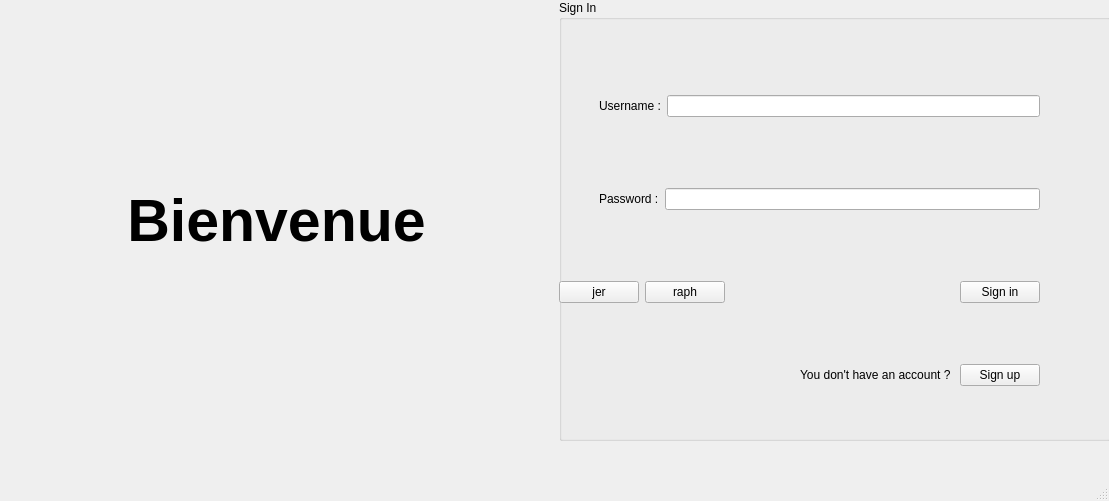
<?xml version="1.0" encoding="UTF-8"?>
<ui version="4.0">
 <class>LoginWindow</class>
 <widget class="QMainWindow" name="LoginWindow">
  <property name="geometry">
   <rect>
    <x>0</x>
    <y>0</y>
    <width>1109</width>
    <height>501</height>
   </rect>
  </property>
  <property name="windowTitle">
   <string>Login</string>
  </property>
  <widget class="QWidget" name="centralwidget">
   <widget class="QWidget" name="horizontalLayoutWidget">
    <property name="geometry">
     <rect>
      <x>0</x>
      <y>0</y>
      <width>1111</width>
      <height>441</height>
     </rect>
    </property>
    <layout class="QHBoxLayout" name="horizontalLayout_4">
     <item>
      <layout class="QVBoxLayout" name="verticalLayout">
       <item>
        <spacer name="verticalSpacer_4">
         <property name="orientation">
          <enum>Qt::Vertical</enum>
         </property>
         <property name="sizeHint" stdset="0">
          <size>
           <width>20</width>
           <height>40</height>
          </size>
         </property>
        </spacer>
       </item>
       <item>
        <widget class="QLabel" name="label">
         <property name="font">
          <font>
           <pointsize>44</pointsize>
           <weight>75</weight>
           <bold>true</bold>
          </font>
         </property>
         <property name="text">
          <string>Bienvenue</string>
         </property>
         <property name="alignment">
          <set>Qt::AlignCenter</set>
         </property>
        </widget>
       </item>
       <item>
        <spacer name="verticalSpacer_3">
         <property name="orientation">
          <enum>Qt::Vertical</enum>
         </property>
         <property name="sizeHint" stdset="0">
          <size>
           <width>20</width>
           <height>40</height>
          </size>
         </property>
        </spacer>
       </item>
      </layout>
     </item>
     <item>
      <widget class="QGroupBox" name="groupBoxSignIn">
       <property name="title">
        <string>Sign In</string>
       </property>
       <widget class="QWidget" name="verticalLayoutWidget">
        <property name="geometry">
         <rect>
          <x>0</x>
          <y>40</y>
          <width>521</width>
          <height>401</height>
         </rect>
        </property>
        <layout class="QVBoxLayout" name="verticalLayout_2">
         <item>
          <layout class="QHBoxLayout" name="horizontalLayout_6">
           <item>
            <spacer name="horizontalSpacer_2">
             <property name="orientation">
              <enum>Qt::Horizontal</enum>
             </property>
             <property name="sizeType">
              <enum>QSizePolicy::Maximum</enum>
             </property>
             <property name="sizeHint" stdset="0">
              <size>
               <width>40</width>
               <height>20</height>
              </size>
             </property>
            </spacer>
           </item>
           <item>
            <layout class="QHBoxLayout" name="horizontalLayout">
             <item>
              <widget class="QLabel" name="labelUsername">
               <property name="text">
                <string>Username :</string>
               </property>
              </widget>
             </item>
             <item>
              <widget class="QLineEdit" name="lineEditUsername">
               <property name="inputMask">
                <string/>
               </property>
               <property name="text">
                <string/>
               </property>
              </widget>
             </item>
            </layout>
           </item>
           <item>
            <spacer name="horizontalSpacer">
             <property name="orientation">
              <enum>Qt::Horizontal</enum>
             </property>
             <property name="sizeType">
              <enum>QSizePolicy::Maximum</enum>
             </property>
             <property name="sizeHint" stdset="0">
              <size>
               <width>40</width>
               <height>20</height>
              </size>
             </property>
            </spacer>
           </item>
          </layout>
         </item>
         <item>
          <spacer name="verticalSpacer">
           <property name="orientation">
            <enum>Qt::Vertical</enum>
           </property>
           <property name="sizeType">
            <enum>QSizePolicy::Maximum</enum>
           </property>
           <property name="sizeHint" stdset="0">
            <size>
             <width>20</width>
             <height>10</height>
            </size>
           </property>
          </spacer>
         </item>
         <item>
          <layout class="QHBoxLayout" name="horizontalLayout_7">
           <item>
            <spacer name="horizontalSpacer_3">
             <property name="orientation">
              <enum>Qt::Horizontal</enum>
             </property>
             <property name="sizeType">
              <enum>QSizePolicy::Maximum</enum>
             </property>
             <property name="sizeHint" stdset="0">
              <size>
               <width>40</width>
               <height>20</height>
              </size>
             </property>
            </spacer>
           </item>
           <item>
            <layout class="QHBoxLayout" name="horizontalLayout_2">
             <item>
              <widget class="QLabel" name="labelPassword">
               <property name="text">
                <string>Password :</string>
               </property>
              </widget>
             </item>
             <item>
              <widget class="QLineEdit" name="lineEditPassword"/>
             </item>
            </layout>
           </item>
           <item>
            <spacer name="horizontalSpacer_4">
             <property name="orientation">
              <enum>Qt::Horizontal</enum>
             </property>
             <property name="sizeType">
              <enum>QSizePolicy::Maximum</enum>
             </property>
             <property name="sizeHint" stdset="0">
              <size>
               <width>40</width>
               <height>20</height>
              </size>
             </property>
            </spacer>
           </item>
          </layout>
         </item>
         <item>
          <spacer name="verticalSpacer_2">
           <property name="orientation">
            <enum>Qt::Vertical</enum>
           </property>
           <property name="sizeType">
            <enum>QSizePolicy::Maximum</enum>
           </property>
           <property name="sizeHint" stdset="0">
            <size>
             <width>20</width>
             <height>10</height>
            </size>
           </property>
          </spacer>
         </item>
         <item>
          <layout class="QHBoxLayout" name="horizontalLayout_8">
           <item>
            <widget class="QPushButton" name="pushButtonJer">
             <property name="text">
              <string>jer</string>
             </property>
            </widget>
           </item>
           <item>
            <widget class="QPushButton" name="pushButtonRaf">
             <property name="text">
              <string>raph</string>
             </property>
            </widget>
           </item>
           <item>
            <spacer name="horizontalSpacer_5">
             <property name="orientation">
              <enum>Qt::Horizontal</enum>
             </property>
             <property name="sizeHint" stdset="0">
              <size>
               <width>40</width>
               <height>20</height>
              </size>
             </property>
            </spacer>
           </item>
           <item>
            <widget class="QPushButton" name="pushButtonSignIn">
             <property name="text">
              <string>Sign in</string>
             </property>
            </widget>
           </item>
           <item>
            <spacer name="horizontalSpacer_6">
             <property name="orientation">
              <enum>Qt::Horizontal</enum>
             </property>
             <property name="sizeType">
              <enum>QSizePolicy::Maximum</enum>
             </property>
             <property name="sizeHint" stdset="0">
              <size>
               <width>40</width>
               <height>20</height>
              </size>
             </property>
            </spacer>
           </item>
          </layout>
         </item>
         <item>
          <layout class="QHBoxLayout" name="horizontalLayout_3">
           <item>
            <spacer name="horizontalSpacer_7">
             <property name="orientation">
              <enum>Qt::Horizontal</enum>
             </property>
             <property name="sizeHint" stdset="0">
              <size>
               <width>40</width>
               <height>20</height>
              </size>
             </property>
            </spacer>
           </item>
           <item>
            <widget class="QLabel" name="labelNoAccount">
             <property name="text">
              <string>You don't have an account ? </string>
             </property>
            </widget>
           </item>
           <item>
            <widget class="QPushButton" name="pushButtonSignUp">
             <property name="enabled">
              <bool>true</bool>
             </property>
             <property name="text">
              <string>Sign up</string>
             </property>
            </widget>
           </item>
           <item>
            <spacer name="horizontalSpacer_8">
             <property name="orientation">
              <enum>Qt::Horizontal</enum>
             </property>
             <property name="sizeType">
              <enum>QSizePolicy::Maximum</enum>
             </property>
             <property name="sizeHint" stdset="0">
              <size>
               <width>40</width>
               <height>20</height>
              </size>
             </property>
            </spacer>
           </item>
          </layout>
         </item>
        </layout>
       </widget>
      </widget>
     </item>
    </layout>
   </widget>
  </widget>
  <widget class="QMenuBar" name="menubar">
   <property name="geometry">
    <rect>
     <x>0</x>
     <y>0</y>
     <width>1109</width>
     <height>22</height>
    </rect>
   </property>
  </widget>
  <widget class="QStatusBar" name="statusbar"/>
 </widget>
 <resources/>
 <connections/>
</ui>
